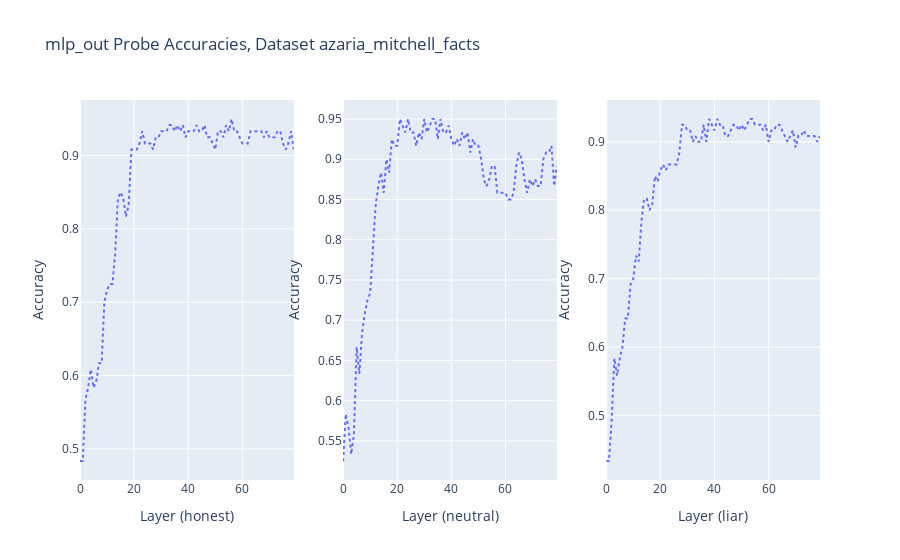

Notebook code for this chart:
### Code cell
act_type = "mlp_out"

from plotly.subplots import make_subplots
fig = make_subplots(rows=1, cols=3)

from utils.analytics_utils import plot_z_probe_accuracies, plot_resid_probe_accuracies

for i, label in enumerate(modes):
    if act_type == "z":
        px_fig = plot_z_probe_accuracies(elem_acts[label].probe_accs[act_type], n_layers, n_heads, title = f"{label} {act_type} Probe Accuracies")
    else:
        px_fig = plot_resid_probe_accuracies(elem_acts[label].probe_accs[act_type], n_layers, title = f"{label} {act_type} Probe Accuracies")
    fig.add_trace(
        px_fig['data'][0],  # add the trace from plotly express figure
        row=1,
        col=i+1
    )

    if act_type == "z":
        fig.update_xaxes(title_text=f"Heads ({label})", row=1, col=i+1)
        fig.update_yaxes(title_text=px_fig.layout.yaxis.title.text, row=1, col=i+1)
    else:
        fig.update_xaxes(title_text=f"Layer ({label})", row=1, col=i+1)
        fig.update_yaxes(title_text=px_fig.layout.yaxis.title.text, row=1, col=i+1)

    print(acc_tensor_from_dict(elem_acts[label].probe_accs["z"], n_layers, n_heads).mean())

fig.update_layout(title_text=f"{act_type} Probe Accuracies, Dataset {dataset_name}", showlegend=False)
fig.show()

### Figure 1 — Plotly figure (JSON) as saved in the notebook; plotly's stock layout.template omitted (floating-point values rounded to 4 significant figures)
{"data": [{"hovertemplate": "variable=0<br>index=%{x}<br>value=%{y}<extra></extra>", "legendgroup": "0", "line": {"color": "#636efa", "dash": "dot"}, "marker": {"color": "blue", "size": 3, "symbol": "circle"}, "mode": "lines", "name": "0", "orientation": "v", "showlegend": true, "type": "scatter", "x": [0, 1, 2, 3, 4, 5, 6, 7, 8, 9, 10, 11, 12, 13, 14, 15, 16, 17, 18, 19, 20, 21, 22, 23, 24, 25, 26, 27, 28, 29, 30, 31, 32, 33, 34, 35, 36, 37, 38, 39, 40, 41, 42, 43, 44, 45, 46, 47, 48, 49, 50, 51, 52, 53, 54, 55, 56, 57, 58, 59, 60, 61, 62, 63, 64, 65, 66, 67, 68, 69, 70, 71, 72, 73, 74, 75, 76, 77, 78, 79], "xaxis": "x", "y": [0.4833, 0.4833, 0.5667, 0.5833, 0.6083, 0.5833, 0.5917, 0.6167, 0.6167, 0.7, 0.7167, 0.725, 0.725, 0.7667, 0.8417, 0.85, 0.8417, 0.8167, 0.8333, 0.9083, 0.9083, 0.9083, 0.9167, 0.9333, 0.9167, 0.9167, 0.9167, 0.9083, 0.925, 0.925, 0.9333, 0.9333, 0.9333, 0.9417, 0.9417, 0.9333, 0.9417, 0.9333, 0.9417, 0.925, 0.9333, 0.9333, 0.9333, 0.9417, 0.9333, 0.9333, 0.9417, 0.925, 0.925, 0.9167, 0.9083, 0.9333, 0.9333, 0.925, 0.9417, 0.9333, 0.95, 0.9333, 0.9333, 0.925, 0.9167, 0.9167, 0.9167, 0.9333, 0.9333, 0.9333, 0.9333, 0.9333, 0.925, 0.9333, 0.925, 0.925, 0.925, 0.9333, 0.9333, 0.9167, 0.9083, 0.9167, 0.9333, 0.9083], "yaxis": "y"}, {"hovertemplate": "variable=0<br>index=%{x}<br>value=%{y}<extra></extra>", "legendgroup": "0", "line": {"color": "#636efa", "dash": "dot"}, "marker": {"color": "blue", "size": 3, "symbol": "circle"}, "mode": "lines", "name": "0", "orientation": "v", "showlegend": true, "type": "scatter", "x": [0, 1, 2, 3, 4, 5, 6, 7, 8, 9, 10, 11, 12, 13, 14, 15, 16, 17, 18, 19, 20, 21, 22, 23, 24, 25, 26, 27, 28, 29, 30, 31, 32, 33, 34, 35, 36, 37, 38, 39, 40, 41, 42, 43, 44, 45, 46, 47, 48, 49, 50, 51, 52, 53, 54, 55, 56, 57, 58, 59, 60, 61, 62, 63, 64, 65, 66, 67, 68, 69, 70, 71, 72, 73, 74, 75, 76, 77, 78, 79], "xaxis": "x2", "y": [0.525, 0.5833, 0.5667, 0.5333, 0.5583, 0.6667, 0.6333, 0.6833, 0.7083, 0.725, 0.7333, 0.7917, 0.8417, 0.8667, 0.8833, 0.8583, 0.9, 0.8833, 0.925, 0.9167, 0.9167, 0.95, 0.9417, 0.9333, 0.95, 0.9333, 0.9333, 0.9167, 0.9333, 0.925, 0.95, 0.9333, 0.9417, 0.95, 0.95, 0.925, 0.95, 0.9333, 0.9333, 0.9417, 0.925, 0.9167, 0.925, 0.9167, 0.9333, 0.925, 0.9333, 0.9083, 0.925, 0.9167, 0.9167, 0.9, 0.875, 0.8667, 0.875, 0.8917, 0.8917, 0.8583, 0.8583, 0.8583, 0.8583, 0.85, 0.85, 0.8583, 0.8917, 0.9083, 0.9, 0.875, 0.8583, 0.875, 0.8667, 0.875, 0.8667, 0.8667, 0.9, 0.9083, 0.9083, 0.9167, 0.8667, 0.8917], "yaxis": "y2"}, {"hovertemplate": "variable=0<br>index=%{x}<br>value=%{y}<extra></extra>", "legendgroup": "0", "line": {"color": "#636efa", "dash": "dot"}, "marker": {"color": "blue", "size": 3, "symbol": "circle"}, "mode": "lines", "name": "0", "orientation": "v", "showlegend": true, "type": "scatter", "x": [0, 1, 2, 3, 4, 5, 6, 7, 8, 9, 10, 11, 12, 13, 14, 15, 16, 17, 18, 19, 20, 21, 22, 23, 24, 25, 26, 27, 28, 29, 30, 31, 32, 33, 34, 35, 36, 37, 38, 39, 40, 41, 42, 43, 44, 45, 46, 47, 48, 49, 50, 51, 52, 53, 54, 55, 56, 57, 58, 59, 60, 61, 62, 63, 64, 65, 66, 67, 68, 69, 70, 71, 72, 73, 74, 75, 76, 77, 78, 79], "xaxis": "x3", "y": [0.4333, 0.4333, 0.4917, 0.5833, 0.5583, 0.5833, 0.6, 0.6417, 0.6417, 0.6917, 0.7, 0.7333, 0.725, 0.7833, 0.8167, 0.8167, 0.8, 0.8083, 0.85, 0.8417, 0.8583, 0.8667, 0.8583, 0.8667, 0.8667, 0.8667, 0.8667, 0.8833, 0.925, 0.925, 0.9167, 0.9167, 0.9, 0.9083, 0.9, 0.9, 0.925, 0.9, 0.9333, 0.925, 0.9167, 0.9333, 0.925, 0.925, 0.9083, 0.9083, 0.9167, 0.925, 0.925, 0.9167, 0.925, 0.9167, 0.925, 0.9333, 0.9333, 0.925, 0.925, 0.925, 0.9167, 0.925, 0.9, 0.9167, 0.9167, 0.925, 0.925, 0.9167, 0.9083, 0.9, 0.9083, 0.9167, 0.8917, 0.9083, 0.9083, 0.9167, 0.9083, 0.9083, 0.9083, 0.9083, 0.9, 0.9083], "yaxis": "y3"}], "layout": {"showlegend": false, "title": {"text": "mlp_out Probe Accuracies, Dataset azaria_mitchell_facts"}, "xaxis": {"anchor": "y", "domain": [0, 0.2889], "title": {"text": "Layer (honest)"}}, "xaxis2": {"anchor": "y2", "domain": [0.3556, 0.6444], "title": {"text": "Layer (neutral)"}}, "xaxis3": {"anchor": "y3", "domain": [0.7111, 1], "title": {"text": "Layer (liar)"}}, "yaxis": {"anchor": "x", "domain": [0, 1], "title": {"text": "Accuracy"}}, "yaxis2": {"anchor": "x2", "domain": [0, 1], "title": {"text": "Accuracy"}}, "yaxis3": {"anchor": "x3", "domain": [0, 1], "title": {"text": "Accuracy"}}}}
